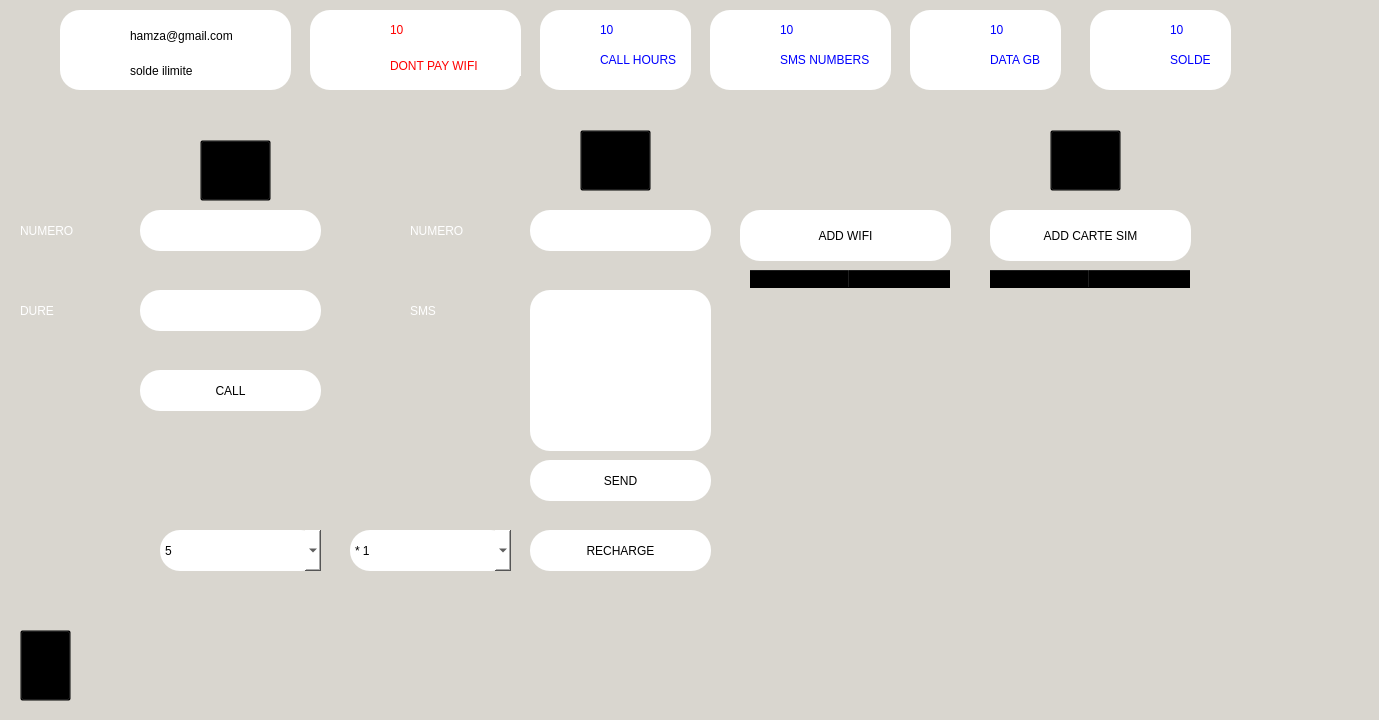
<?xml version="1.0" encoding="UTF-8"?>
<ui version="4.0">
 <class>Form</class>
 <widget class="QWidget" name="Form">
  <property name="geometry">
   <rect>
    <x>0</x>
    <y>0</y>
    <width>1379</width>
    <height>720</height>
   </rect>
  </property>
  <property name="minimumSize">
   <size>
    <width>1379</width>
    <height>720</height>
   </size>
  </property>
  <property name="maximumSize">
   <size>
    <width>1379</width>
    <height>720</height>
   </size>
  </property>
  <property name="windowTitle">
   <string>Form</string>
  </property>
  <property name="styleSheet">
   <string notr="true">background-color:rgb(217, 214, 207);</string>
  </property>
  <widget class="QPushButton" name="pushButton">
   <property name="geometry">
    <rect>
     <x>580</x>
     <y>130</y>
     <width>71</width>
     <height>61</height>
    </rect>
   </property>
   <property name="cursor">
    <cursorShape>PointingHandCursor</cursorShape>
   </property>
   <property name="styleSheet">
    <string notr="true">image: url(C:/Users/admin/Desktop/OPEN TELECOM/7b7bc658d3fce83780679e84dc62f2fa.png);
background:transparent</string>
   </property>
   <property name="text">
    <string/>
   </property>
  </widget>
  <widget class="QPushButton" name="pushButton_2">
   <property name="geometry">
    <rect>
     <x>200</x>
     <y>140</y>
     <width>71</width>
     <height>61</height>
    </rect>
   </property>
   <property name="cursor">
    <cursorShape>PointingHandCursor</cursorShape>
   </property>
   <property name="styleSheet">
    <string notr="true">image: url(C:/Users/admin/Desktop/OPEN TELECOM/phone-icon-png--clipart-best-17.png);
background:transparent</string>
   </property>
   <property name="text">
    <string/>
   </property>
  </widget>
  <widget class="QPushButton" name="pushButton_3">
   <property name="geometry">
    <rect>
     <x>1050</x>
     <y>130</y>
     <width>71</width>
     <height>61</height>
    </rect>
   </property>
   <property name="cursor">
    <cursorShape>PointingHandCursor</cursorShape>
   </property>
   <property name="styleSheet">
    <string notr="true">image: url(C:/Users/admin/Desktop/OPEN TELECOM/add-1-icon--flatastic-1-iconset--custom-icon-design-0.png);
background:transparent</string>
   </property>
   <property name="text">
    <string/>
   </property>
  </widget>
  <widget class="QPlainTextEdit" name="plainTextEdit_4">
   <property name="geometry">
    <rect>
     <x>140</x>
     <y>210</y>
     <width>181</width>
     <height>41</height>
    </rect>
   </property>
   <property name="styleSheet">
    <string notr="true">background:white;
border-radius: 20px;
font: 63 12pt &quot;Josefin Sans SemiBold&quot;;

</string>
   </property>
   <property name="plainText">
    <string/>
   </property>
  </widget>
  <widget class="QLabel" name="label_6">
   <property name="geometry">
    <rect>
     <x>20</x>
     <y>210</y>
     <width>81</width>
     <height>41</height>
    </rect>
   </property>
   <property name="styleSheet">
    <string notr="true">font: 63 12pt &quot;Josefin Sans SemiBold&quot;;
color:white
</string>
   </property>
   <property name="text">
    <string>NUMERO</string>
   </property>
  </widget>
  <widget class="QLabel" name="label_7">
   <property name="geometry">
    <rect>
     <x>20</x>
     <y>290</y>
     <width>81</width>
     <height>41</height>
    </rect>
   </property>
   <property name="styleSheet">
    <string notr="true">font: 63 12pt &quot;Josefin Sans SemiBold&quot;;
color:white
</string>
   </property>
   <property name="text">
    <string>DURE</string>
   </property>
  </widget>
  <widget class="QPlainTextEdit" name="plainTextEdit_5">
   <property name="geometry">
    <rect>
     <x>140</x>
     <y>290</y>
     <width>181</width>
     <height>41</height>
    </rect>
   </property>
   <property name="styleSheet">
    <string notr="true">background:white;
border-radius: 20px;
font: 63 12pt &quot;Josefin Sans SemiBold&quot;;

</string>
   </property>
   <property name="plainText">
    <string/>
   </property>
  </widget>
  <widget class="QPushButton" name="pushButton_12">
   <property name="geometry">
    <rect>
     <x>140</x>
     <y>370</y>
     <width>181</width>
     <height>41</height>
    </rect>
   </property>
   <property name="cursor">
    <cursorShape>PointingHandCursor</cursorShape>
   </property>
   <property name="styleSheet">
    <string notr="true">background:white;
border-radius: 20px;
font: 63 10pt &quot;Josefin Sans SemiBold&quot;;

</string>
   </property>
   <property name="text">
    <string>CALL</string>
   </property>
  </widget>
  <widget class="QPlainTextEdit" name="plainTextEdit_6">
   <property name="geometry">
    <rect>
     <x>530</x>
     <y>290</y>
     <width>181</width>
     <height>161</height>
    </rect>
   </property>
   <property name="styleSheet">
    <string notr="true">background:white;
border-radius: 20px;
font: 63 12pt &quot;Josefin Sans SemiBold&quot;;

</string>
   </property>
   <property name="plainText">
    <string/>
   </property>
  </widget>
  <widget class="QLabel" name="label_8">
   <property name="geometry">
    <rect>
     <x>410</x>
     <y>210</y>
     <width>81</width>
     <height>41</height>
    </rect>
   </property>
   <property name="styleSheet">
    <string notr="true">font: 63 12pt &quot;Josefin Sans SemiBold&quot;;
color:white
</string>
   </property>
   <property name="text">
    <string>NUMERO</string>
   </property>
  </widget>
  <widget class="QPushButton" name="pushButton_13">
   <property name="geometry">
    <rect>
     <x>530</x>
     <y>460</y>
     <width>181</width>
     <height>41</height>
    </rect>
   </property>
   <property name="cursor">
    <cursorShape>PointingHandCursor</cursorShape>
   </property>
   <property name="styleSheet">
    <string notr="true">background:white;
border-radius: 20px;
font: 63 10pt &quot;Josefin Sans SemiBold&quot;;

</string>
   </property>
   <property name="text">
    <string>SEND</string>
   </property>
  </widget>
  <widget class="QPlainTextEdit" name="plainTextEdit_7">
   <property name="geometry">
    <rect>
     <x>530</x>
     <y>210</y>
     <width>181</width>
     <height>41</height>
    </rect>
   </property>
   <property name="styleSheet">
    <string notr="true">background:white;
border-radius: 20px;
font: 63 12pt &quot;Josefin Sans SemiBold&quot;;

</string>
   </property>
   <property name="plainText">
    <string/>
   </property>
  </widget>
  <widget class="QLabel" name="label_9">
   <property name="geometry">
    <rect>
     <x>410</x>
     <y>290</y>
     <width>81</width>
     <height>41</height>
    </rect>
   </property>
   <property name="styleSheet">
    <string notr="true">font: 63 12pt &quot;Josefin Sans SemiBold&quot;;
color:white
</string>
   </property>
   <property name="text">
    <string>SMS</string>
   </property>
  </widget>
  <widget class="QPushButton" name="pushButton_14">
   <property name="geometry">
    <rect>
     <x>990</x>
     <y>210</y>
     <width>201</width>
     <height>51</height>
    </rect>
   </property>
   <property name="cursor">
    <cursorShape>PointingHandCursor</cursorShape>
   </property>
   <property name="styleSheet">
    <string notr="true">background:white;
border-radius: 20px;
font: 63 10pt &quot;Josefin Sans SemiBold&quot;;

</string>
   </property>
   <property name="text">
    <string>ADD CARTE SIM</string>
   </property>
  </widget>
  <widget class="QPushButton" name="pushButton_15">
   <property name="geometry">
    <rect>
     <x>530</x>
     <y>530</y>
     <width>181</width>
     <height>41</height>
    </rect>
   </property>
   <property name="cursor">
    <cursorShape>PointingHandCursor</cursorShape>
   </property>
   <property name="styleSheet">
    <string notr="true">background:white;
border-radius: 20px;
font: 63 10pt &quot;Josefin Sans SemiBold&quot;;

</string>
   </property>
   <property name="text">
    <string>RECHARGE</string>
   </property>
  </widget>
  <widget class="QPushButton" name="pushButton_16">
   <property name="geometry">
    <rect>
     <x>740</x>
     <y>210</y>
     <width>211</width>
     <height>51</height>
    </rect>
   </property>
   <property name="cursor">
    <cursorShape>PointingHandCursor</cursorShape>
   </property>
   <property name="styleSheet">
    <string notr="true">background:white;
border-radius: 20px;
font: 63 10pt &quot;Josefin Sans SemiBold&quot;;

</string>
   </property>
   <property name="text">
    <string>ADD WIFI</string>
   </property>
  </widget>
  <widget class="QPushButton" name="pushButton_6">
   <property name="geometry">
    <rect>
     <x>20</x>
     <y>630</y>
     <width>51</width>
     <height>71</height>
    </rect>
   </property>
   <property name="cursor">
    <cursorShape>PointingHandCursor</cursorShape>
   </property>
   <property name="styleSheet">
    <string notr="true">image: url(:/newPrefix/56805.png);
background:transparent</string>
   </property>
   <property name="text">
    <string/>
   </property>
  </widget>
  <widget class="QComboBox" name="comboBox">
   <property name="geometry">
    <rect>
     <x>350</x>
     <y>530</y>
     <width>161</width>
     <height>41</height>
    </rect>
   </property>
   <property name="styleSheet">
    <string notr="true">background:white;
border-radius:20px;
font: 63 10pt &quot;Josefin Sans SemiBold&quot;;</string>
   </property>
   <item>
    <property name="text">
     <string>* 1</string>
    </property>
   </item>
   <item>
    <property name="text">
     <string>*2</string>
    </property>
   </item>
   <item>
    <property name="text">
     <string>*3</string>
    </property>
   </item>
   <item>
    <property name="text">
     <string>SOLDE</string>
    </property>
   </item>
  </widget>
  <widget class="QComboBox" name="comboBox_2">
   <property name="geometry">
    <rect>
     <x>160</x>
     <y>530</y>
     <width>161</width>
     <height>41</height>
    </rect>
   </property>
   <property name="styleSheet">
    <string notr="true">background:white;
border-radius:20px;
font: 63 10pt &quot;Josefin Sans SemiBold&quot;;</string>
   </property>
   <item>
    <property name="text">
     <string>5</string>
    </property>
   </item>
   <item>
    <property name="text">
     <string>10</string>
    </property>
   </item>
   <item>
    <property name="text">
     <string>20</string>
    </property>
   </item>
   <item>
    <property name="text">
     <string>30</string>
    </property>
   </item>
   <item>
    <property name="text">
     <string>50</string>
    </property>
   </item>
   <item>
    <property name="text">
     <string>100</string>
    </property>
   </item>
   <item>
    <property name="text">
     <string>200</string>
    </property>
   </item>
  </widget>
  <widget class="QTableWidget" name="tableWidget">
   <property name="enabled">
    <bool>true</bool>
   </property>
   <property name="geometry">
    <rect>
     <x>750</x>
     <y>270</y>
     <width>201</width>
     <height>391</height>
    </rect>
   </property>
   <property name="mouseTracking">
    <bool>false</bool>
   </property>
   <property name="styleSheet">
    <string notr="true">background:transparent;
border:none;
font: 75 12pt  &quot;Josefin Sans SemiBold&quot;;</string>
   </property>
   <property name="frameShape">
    <enum>QFrame::StyledPanel</enum>
   </property>
   <attribute name="verticalHeaderVisible">
    <bool>false</bool>
   </attribute>
   <column>
    <property name="text">
     <string>from</string>
    </property>
   </column>
   <column>
    <property name="text">
     <string>duree</string>
    </property>
   </column>
  </widget>
  <widget class="QTableWidget" name="tableWidget_2">
   <property name="geometry">
    <rect>
     <x>990</x>
     <y>270</y>
     <width>281</width>
     <height>391</height>
    </rect>
   </property>
   <property name="styleSheet">
    <string notr="true">background:transparent;
border:none;
font: 75 12pt  &quot;Josefin Sans SemiBold&quot;;</string>
   </property>
   <column>
    <property name="text">
     <string>from</string>
    </property>
   </column>
   <column>
    <property name="text">
     <string>message</string>
    </property>
   </column>
  </widget>
  <widget class="QFrame" name="frame_17">
   <property name="geometry">
    <rect>
     <x>910</x>
     <y>10</y>
     <width>151</width>
     <height>80</height>
    </rect>
   </property>
   <property name="styleSheet">
    <string notr="true">border-radius: 20px;
background: white;
box-shadow:  20px 20px 39px #bebebe,
             -20px -20px 39px #ffffff;</string>
   </property>
   <property name="frameShape">
    <enum>QFrame::StyledPanel</enum>
   </property>
   <property name="frameShadow">
    <enum>QFrame::Raised</enum>
   </property>
   <widget class="QLabel" name="label_57">
    <property name="geometry">
     <rect>
      <x>80</x>
      <y>10</y>
      <width>51</width>
      <height>20</height>
     </rect>
    </property>
    <property name="styleSheet">
     <string notr="true">font: 75 8pt &quot;Josefin Sans SemiBold&quot;;
color:BLUE
</string>
    </property>
    <property name="text">
     <string>10</string>
    </property>
   </widget>
   <widget class="QLabel" name="label_53">
    <property name="geometry">
     <rect>
      <x>80</x>
      <y>40</y>
      <width>81</width>
      <height>20</height>
     </rect>
    </property>
    <property name="styleSheet">
     <string notr="true">font: 75 8pt &quot;Josefin Sans SemiBold&quot;;
color:BLUE

</string>
    </property>
    <property name="text">
     <string>DATA GB</string>
    </property>
   </widget>
   <widget class="QLabel" name="label_54">
    <property name="geometry">
     <rect>
      <x>30</x>
      <y>10</y>
      <width>41</width>
      <height>51</height>
     </rect>
    </property>
    <property name="styleSheet">
     <string notr="true">image: url(:/newPrefix/931898-200.png);</string>
    </property>
    <property name="text">
     <string/>
    </property>
   </widget>
  </widget>
  <widget class="QFrame" name="frame_15">
   <property name="geometry">
    <rect>
     <x>540</x>
     <y>10</y>
     <width>151</width>
     <height>80</height>
    </rect>
   </property>
   <property name="styleSheet">
    <string notr="true">border-radius: 20px;
background: white;
box-shadow:  20px 20px 39px #bebebe,
             -20px -20px 39px #ffffff;</string>
   </property>
   <property name="frameShape">
    <enum>QFrame::StyledPanel</enum>
   </property>
   <property name="frameShadow">
    <enum>QFrame::Raised</enum>
   </property>
   <widget class="QLabel" name="label_59">
    <property name="geometry">
     <rect>
      <x>60</x>
      <y>40</y>
      <width>171</width>
      <height>20</height>
     </rect>
    </property>
    <property name="styleSheet">
     <string notr="true">font: 75 8pt &quot;Josefin Sans SemiBold&quot;;
color:BLUE

</string>
    </property>
    <property name="text">
     <string>CALL HOURS</string>
    </property>
   </widget>
   <widget class="QLabel" name="label_51">
    <property name="geometry">
     <rect>
      <x>60</x>
      <y>10</y>
      <width>71</width>
      <height>20</height>
     </rect>
    </property>
    <property name="styleSheet">
     <string notr="true">font: 75 8pt &quot;Josefin Sans SemiBold&quot;;
color:BLUE
</string>
    </property>
    <property name="text">
     <string>10</string>
    </property>
   </widget>
   <widget class="QLabel" name="label_56">
    <property name="geometry">
     <rect>
      <x>10</x>
      <y>10</y>
      <width>41</width>
      <height>51</height>
     </rect>
    </property>
    <property name="styleSheet">
     <string notr="true">image: url(:/newPrefix/office-phone-icon--25.png);</string>
    </property>
    <property name="text">
     <string/>
    </property>
   </widget>
  </widget>
  <widget class="QFrame" name="frame_4">
   <property name="geometry">
    <rect>
     <x>310</x>
     <y>10</y>
     <width>211</width>
     <height>80</height>
    </rect>
   </property>
   <property name="styleSheet">
    <string notr="true">border-radius: 20px;
background: white;
box-shadow:  20px 20px 39px #bebebe,
             -20px -20px 39px #ffffff;</string>
   </property>
   <property name="frameShape">
    <enum>QFrame::StyledPanel</enum>
   </property>
   <property name="frameShadow">
    <enum>QFrame::Raised</enum>
   </property>
   <widget class="QLabel" name="label_50">
    <property name="geometry">
     <rect>
      <x>80</x>
      <y>10</y>
      <width>91</width>
      <height>20</height>
     </rect>
    </property>
    <property name="styleSheet">
     <string notr="true">font: 75 8pt &quot;Josefin Sans SemiBold&quot;;
color:red
</string>
    </property>
    <property name="text">
     <string>10</string>
    </property>
   </widget>
   <widget class="QLabel" name="label_47">
    <property name="geometry">
     <rect>
      <x>80</x>
      <y>46</y>
      <width>171</width>
      <height>20</height>
     </rect>
    </property>
    <property name="styleSheet">
     <string notr="true">font: 75 8pt &quot;Josefin Sans SemiBold&quot;;
color:red
</string>
    </property>
    <property name="text">
     <string>DONT PAY WIFI</string>
    </property>
   </widget>
   <widget class="QLabel" name="label_55">
    <property name="geometry">
     <rect>
      <x>10</x>
      <y>0</y>
      <width>61</width>
      <height>71</height>
     </rect>
    </property>
    <property name="styleSheet">
     <string notr="true">image: url(:/newPrefix/cash-payment-icon-5.png);</string>
    </property>
    <property name="text">
     <string/>
    </property>
   </widget>
  </widget>
  <widget class="QFrame" name="frame_18">
   <property name="geometry">
    <rect>
     <x>1090</x>
     <y>10</y>
     <width>141</width>
     <height>80</height>
    </rect>
   </property>
   <property name="styleSheet">
    <string notr="true">border-radius: 20px;
background: white;
box-shadow:  20px 20px 39px #bebebe,
             -20px -20px 39px #ffffff;</string>
   </property>
   <property name="frameShape">
    <enum>QFrame::StyledPanel</enum>
   </property>
   <property name="frameShadow">
    <enum>QFrame::Raised</enum>
   </property>
   <widget class="QLabel" name="label_60">
    <property name="geometry">
     <rect>
      <x>80</x>
      <y>40</y>
      <width>171</width>
      <height>20</height>
     </rect>
    </property>
    <property name="styleSheet">
     <string notr="true">font: 75 8pt &quot;Josefin Sans SemiBold&quot;;
color:BLUE

</string>
    </property>
    <property name="text">
     <string>SOLDE</string>
    </property>
   </widget>
   <widget class="QLabel" name="label_48">
    <property name="geometry">
     <rect>
      <x>80</x>
      <y>10</y>
      <width>41</width>
      <height>20</height>
     </rect>
    </property>
    <property name="styleSheet">
     <string notr="true">font: 75 8pt &quot;Josefin Sans SemiBold&quot;;
color:BLUE
</string>
    </property>
    <property name="text">
     <string>10</string>
    </property>
   </widget>
   <widget class="QLabel" name="label_46">
    <property name="geometry">
     <rect>
      <x>20</x>
      <y>10</y>
      <width>41</width>
      <height>51</height>
     </rect>
    </property>
    <property name="styleSheet">
     <string notr="true">image: url(:/newPrefix/493-4930874_bill-png-vector-money-logo-png.png);</string>
    </property>
    <property name="text">
     <string/>
    </property>
   </widget>
  </widget>
  <widget class="QFrame" name="frame_16">
   <property name="geometry">
    <rect>
     <x>710</x>
     <y>10</y>
     <width>181</width>
     <height>80</height>
    </rect>
   </property>
   <property name="styleSheet">
    <string notr="true">border-radius: 20px;
background: white;
box-shadow:  20px 20px 39px #bebebe,
             -20px -20px 39px #ffffff;</string>
   </property>
   <property name="frameShape">
    <enum>QFrame::StyledPanel</enum>
   </property>
   <property name="frameShadow">
    <enum>QFrame::Raised</enum>
   </property>
   <widget class="QLabel" name="label_52">
    <property name="geometry">
     <rect>
      <x>70</x>
      <y>40</y>
      <width>171</width>
      <height>20</height>
     </rect>
    </property>
    <property name="styleSheet">
     <string notr="true">font: 75 8pt &quot;Josefin Sans SemiBold&quot;;
color:BLUE

</string>
    </property>
    <property name="text">
     <string>SMS NUMBERS</string>
    </property>
   </widget>
   <widget class="QLabel" name="label_28">
    <property name="geometry">
     <rect>
      <x>20</x>
      <y>10</y>
      <width>41</width>
      <height>51</height>
     </rect>
    </property>
    <property name="styleSheet">
     <string notr="true">image: url(:/newPrefix/156931.png);</string>
    </property>
    <property name="text">
     <string/>
    </property>
   </widget>
   <widget class="QLabel" name="label_49">
    <property name="geometry">
     <rect>
      <x>70</x>
      <y>10</y>
      <width>91</width>
      <height>20</height>
     </rect>
    </property>
    <property name="styleSheet">
     <string notr="true">font: 75 8pt &quot;Josefin Sans SemiBold&quot;;
color:BLUE
</string>
    </property>
    <property name="text">
     <string>10</string>
    </property>
   </widget>
  </widget>
  <widget class="QFrame" name="frame_5">
   <property name="geometry">
    <rect>
     <x>60</x>
     <y>10</y>
     <width>231</width>
     <height>80</height>
    </rect>
   </property>
   <property name="styleSheet">
    <string notr="true">border-radius: 20px;
background: white;
box-shadow:  20px 20px 39px #bebebe,
             -20px -20px 39px #ffffff;</string>
   </property>
   <property name="frameShape">
    <enum>QFrame::StyledPanel</enum>
   </property>
   <property name="frameShadow">
    <enum>QFrame::Raised</enum>
   </property>
   <widget class="QLabel" name="label_21">
    <property name="geometry">
     <rect>
      <x>70</x>
      <y>10</y>
      <width>151</width>
      <height>31</height>
     </rect>
    </property>
    <property name="styleSheet">
     <string notr="true">font: 75 12pt &quot;Josefin Sans SemiBold&quot;;
</string>
    </property>
    <property name="text">
     <string>hamza@gmail.com</string>
    </property>
   </widget>
   <widget class="QLabel" name="label_22">
    <property name="geometry">
     <rect>
      <x>70</x>
      <y>50</y>
      <width>141</width>
      <height>21</height>
     </rect>
    </property>
    <property name="styleSheet">
     <string notr="true">font: 75 8pt &quot;Josefin Sans SemiBold&quot;;
</string>
    </property>
    <property name="text">
     <string>solde ilimite</string>
    </property>
   </widget>
   <widget class="QPushButton" name="pushButton_4">
    <property name="geometry">
     <rect>
      <x>10</x>
      <y>10</y>
      <width>51</width>
      <height>51</height>
     </rect>
    </property>
    <property name="cursor">
     <cursorShape>PointingHandCursor</cursorShape>
    </property>
    <property name="styleSheet">
     <string notr="true">image: url(:/newPrefix/gamer.png);
background:transparent</string>
    </property>
    <property name="text">
     <string/>
    </property>
   </widget>
  </widget>
 </widget>
 <resources>
  <include location="total.qrc"/>
 </resources>
 <connections/>
</ui>
